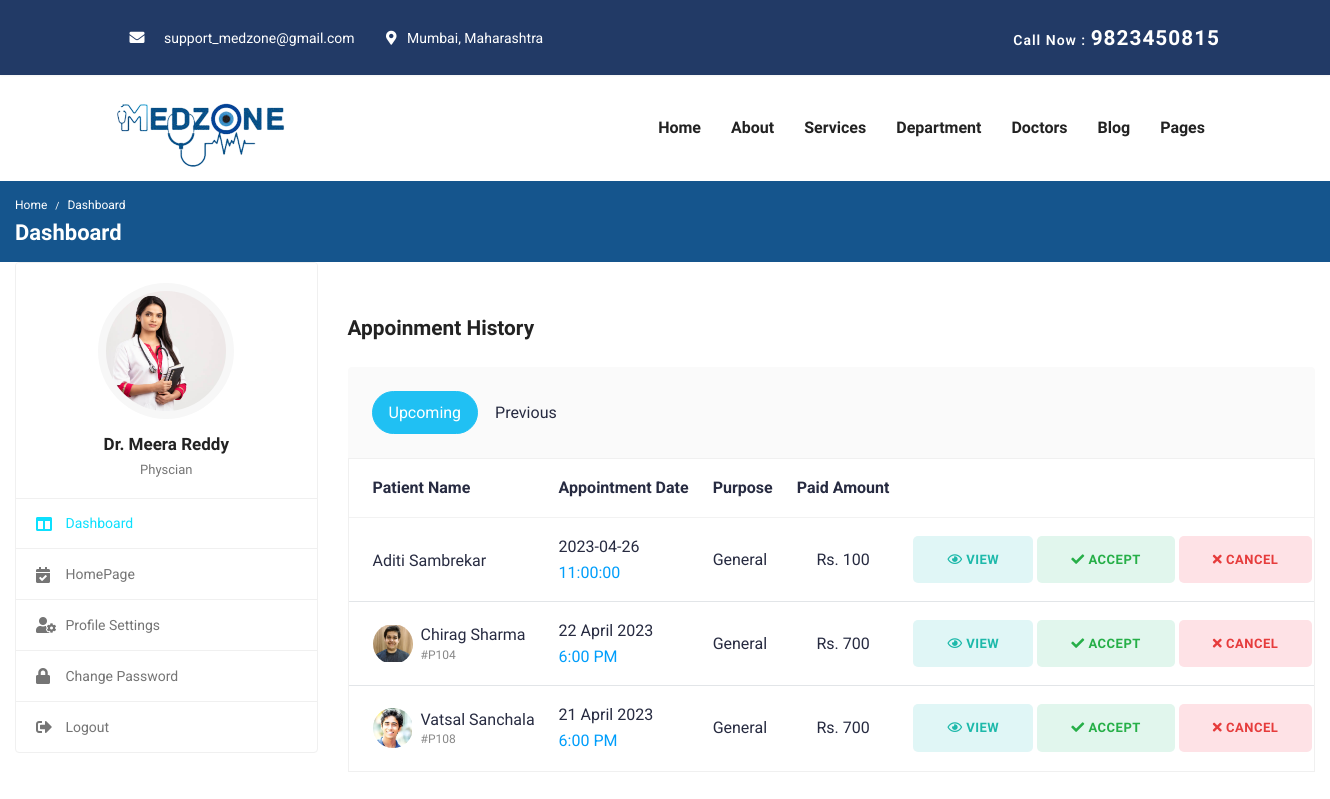
/meera_dash.php, run on an earlier commit of the app's database.
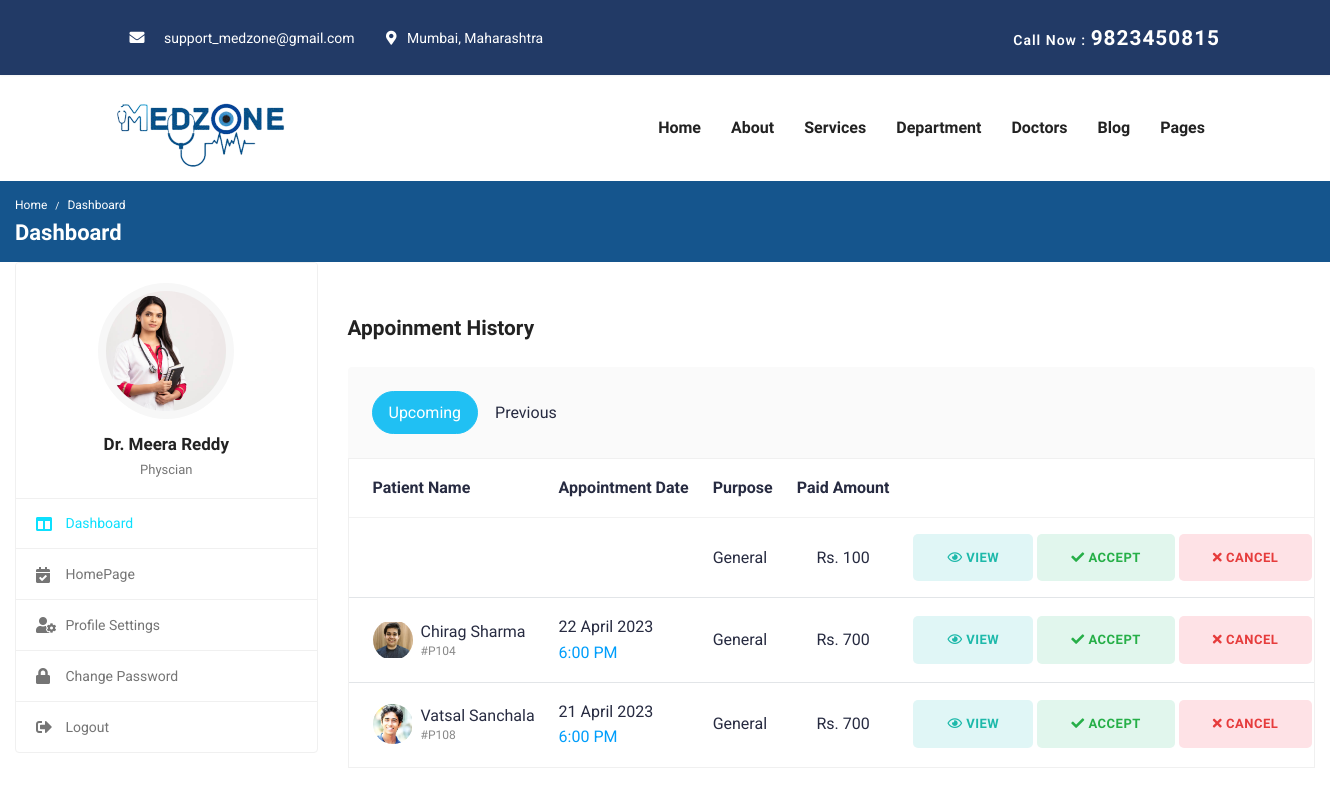
And on a later commit of the database.
### tables this page shows
CREATE TABLE `appointment_details` (
  `id` int(11) NOT NULL,
  `common_symptoms` varchar(100) NOT NULL,
  `doctors` varchar(100) NOT NULL,
  `appointment_date` date DEFAULT NULL,
  `appointment_time` time DEFAULT NULL,
  `first_name` varchar(100) NOT NULL,
  `last_name` varchar(50) NOT NULL,
  `phone` varchar(20) NOT NULL,
  `email` varchar(50) NOT NULL,
  `address` text NOT NULL,
  `patient_age` int(5) DEFAULT NULL,
  `gender` varchar(20) DEFAULT NULL,
  `created_at` timestamp NOT NULL DEFAULT current_timestamp()
);

### meera_dash.php (the view, shortened to what the changed rows need)
<?php
include 'db_conn.php';
$sql = "SELECT * FROM appointment_details WHERE doctors ='Dr.Meera Reddy' ORDER BY id DESC LIMIT 1";
$result = $conn->query($sql);
if ($result) {
  $data = $result -> fetch_array();
?>
<!DOCTYPE html>
<html lang="zxx">
<head>
  <link rel="stylesheet" href="https://use.fontawesome.com/releases/v5.7.0/css/all.css">
  <link rel = "stylesheet" href="https://cdnjs.cloudflare.com/ajax/libs/font-awesome/4.7.0/css/font-awesome.min.css">
  <link rel="stylesheet" href="font-awesome.min.css">
  <link rel="stylesheet" href="all.min.css">
  <link rel="stylesheet" href="bootstrap.min.css">
  <link rel="stylesheet" href="style.css">
</head>
<body id="top">
<header>
	<div class="header-top-bar">
		<div class="container">
			<div class="row align-items-center">
				<div class="col-lg-6">
					<ul class="top-bar-info list-inline-item pl-0 mb-0">
						<li class="list-inline-item"><a href="mailto:support@gmail.com"><i class="fa fa-envelope" style="font-size:15px"></i>support_medzone@gmail.com</a></li>
						<li class="list-inline-item"><i class="fas fa-map-marker-alt"></i> &nbsp; Mumbai, Maharashtra </li>
					</ul>
				</div>
				<div class="col-lg-6">
					<div class="text-lg-right top-right-bar mt-2 mt-lg-0">
						<a href="tel:+23-345-67890" >
							<span>Call Now : </span>
							<span class="h4"> 9823450815						</span>
						</a>
					</div>
				</div>
			</div>
		</div>
	</div>
	<nav class="navbar navbar-expand-lg navigation" id="navbar">
		<div class="container">
		 	 <a class="navbar-brand" href="index.html">
			  	<img src="MedZone.png" alt="" class="img-fluid">
			  </a>
          <div class="collapse navbar-collapse" id="navbarmain">
			<ul class="navbar-nav ml-auto">
			  <li class="nav-item active">
				<a class="nav-link" href="index.html">Home</a>
			  </li>
			   <li class="nav-item"><a class="nav-link" href="about.html">About</a></li>
			    <li class="nav-item"><a class="nav-link" href="service.html">Services</a></li>
			    <li class="nav-item dropdown">
					<a class="nav-link dropdown-toggle" href="department.html" id="dropdown02" data-toggle="dropdown" aria-haspopup="true" aria-expanded="false">Department <i class="icofont-thin-down"></i></a>
			  	</li>
				  <li class="nav-item dropdown">
					<a class="nav-link dropdown-toggle" href="doctor.html" id="dropdown03" data-toggle="dropdown" aria-haspopup="true" aria-expanded="false">Doctors <i class="icofont-thin-down"></i></a>
			  	</li>
			   <li class="nav-item dropdown">
					<a class="nav-link dropdown-toggle" href="blog-sidebar.html" id="dropdown05" data-toggle="dropdown" aria-haspopup="true" aria-expanded="false">Blog <i class="icofont-thin-down"></i></a>
			  	</li>
			   <li class="nav-item dropdown">
					<a class="nav-link dropdown-toggle" href="contact.html" id="dropdown05" data-toggle="dropdown" aria-haspopup="true" aria-expanded="false">Pages <i class="icofont-thin-down"></i></a>
			  	</li>
			</ul>
		  </div>
		</div>
	</nav>
</header>
			<div class="breadcrumb-bar">
				<div class="container-fluid">
					<div class="row align-items-center">
						<div class="col-md-12 col-12">
							<nav aria-label="breadcrumb" class="page-breadcrumb">
								<ol class="breadcrumb">
									<li class="breadcrumb-item"><a href="index.html">Home</a></li>
									<li class="breadcrumb-item active" aria-current="page">Dashboard</li>
								</ol>
							</nav>
							<h2 class="breadcrumb-title">Dashboard</h2>
						</div>
					</div>
				</div>
			</div>
			<div class="content">
				<div class="container-fluid">
					<div class="row">
						<div class="col-md-5 col-lg-4 col-xl-3 theiaStickySidebar">
							<div class="profile-sidebar">
								<div class="widget-profile pro-widget-content">
									<div class="profile-info-widget">
										<a href="#" class="booking-doc-img">
											<img src="img/doc8.jpg" alt="User Image">
										</a>
										<div class="profile-det-info">
											<h3>Dr. Meera Reddy</h3>
											<div class="patient-details">
												<h5 class="mb-0">Physcian</h5>
											</div>
										</div>
									</div>
								</div>
								<div class="dashboard-widget">
									<nav class="dashboard-menu">
										<ul>
											<li class="active">
												<a href="neha_dash.html">
													<i class="fas fa-columns"></i>
													<span>Dashboard</span>
												</a>
											</li>
											<li>
												<a href="index.html">
													<i class="fas fa-calendar-check"></i>
													<span>HomePage</span>
												</a>
											</li>
											<li>
												<a href="doc_prof_settings.html">
													<i class="fas fa-user-cog"></i>
													<span>Profile Settings</span>
												</a>
											</li>
											<li>
												<a href="change-password.html">
													<i class="fas fa-lock"></i>
													<span>Change Password</span>
												</a>
											</li>
											<li>
												<a href="logout.php">
													<i class="fas fa-sign-out-alt"></i>
													<span>Logout</span>
												</a>
											</li>
										</ul>
									</nav>
								</div>
							</div>
						</div>
						<div class="col-md-7 col-lg-8 col-xl-9">
<br><br>
							<div class="row">
								<div class="col-md-12">
									<h4 class="mb-4"> Appoinment History</h4>
									<div class="appointment-tab">
										<ul class="nav nav-tabs nav-tabs-solid nav-tabs-rounded">
											<li class="nav-item">
												<a class="nav-link active" href="#upcoming-appointments" data-toggle="tab">Upcoming</a>
											</li>
											<li class="nav-item">
												<a class="nav-link" href="#previous-appointments" data-toggle="tab">Previous</a>
											</li>
										</ul>
										<div class="tab-content">
											<div class="tab-pane show active" id="upcoming-appointments">
												<div class="card card-table mb-0">
													<div class="card-body">
														<div class="table-responsive">
															<table class="table table-hover table-center mb-0">
																<thead>
																	<tr>
																		<th>Patient Name</th>
																		<th>Appointment Date</th>
																		<th>Purpose</th>
																		<th class="text-center">Paid Amount</th>
																		<th></th>
																	</tr>
																</thead>
																<tbody>
                                                                    <tr>
																		<td>
																			<h2 class="table-avatar">
																				<a href="kanishka.html"><?php echo $data['first_name']; ?>&nbsp<?php echo $data['last_name']; ?></a>
																			</h2>
																		</td>
																		<td><?php echo $data['appointment_date']; ?><span class="d-block text-info"><?php echo $data['appointment_time']; ?></span></td>
																		<td>General</td>
																		<td class="text-center">Rs. 100</td>
																		<td class="text-right">
																			<div class="table-action">
																				<a href="javascript:void(0);" class="btn btn-sm bg-info-light">
																					<i class="far fa-eye"></i> View
																				</a>
																				<a href="javascript:void(0);" class="btn btn-sm bg-success-light">
																					<i class="fas fa-check"></i> Accept
																				</a>
																				<a href="javascript:void(0);" class="btn btn-sm bg-danger-light">
																					<i class="fas fa-times"></i> Cancel
																				</a>
																			</div>
																		</td>
																	</tr>
                                                                    <tr>
																		<td>
																			<h2 class="table-avatar">
																				<a href="chirag.html" class="avatar avatar-sm mr-2"><img class="avatar-img rounded-circle" src="chirag.jpeg" alt="User Image"></a>
																				<a href="chirag.html">Chirag Sharma<span>#P104</span></a>
																			</h2>
																		</td>
																		<td>22 April 2023<span class="d-block text-info">6:00 PM</span></td>
																		<td>General</td>
																		<td class="text-center">Rs. 700</td>
																		<td class="text-right">
																			<div class="table-action">
																				<a href="javascript:void(0);" class="btn btn-sm bg-info-light">
																					<i class="far fa-eye"></i> View
																				</a>
																				<a href="javascript:void(0);" class="btn btn-sm bg-success-light">
																					<i class="fas fa-check"></i> Accept
																				</a>
																				<a href="javascript:void(0);" class="btn btn-sm bg-danger-light">
																					<i class="fas fa-times"></i> Cancel
																				</a>
																			</div>
																		</td>
																	</tr>
                                                                    <tr>
																		<td>
																			<h2 class="table-avatar">
																				<a href="vatsal.html" class="avatar avatar-sm mr-2"><img class="avatar-img rounded-circle" src="pat4.jpeg" alt="User Image"></a>
																				<a href="vatsal.html">Vatsal Sanchala<span>#P108</span></a>
																			</h2>
																		</td>
																		<td>21 April 2023<span class="d-block text-info">6:00 PM</span></td>
																		<td>General</td>
																		<td class="text-center">Rs. 700</td>
																		<td class="text-right">
																			<div class="table-action">
																				<a href="javascript:void(0);" class="btn btn-sm bg-info-light">
																					<i class="far fa-eye"></i> View
																				</a>
																				<a href="javascript:void(0);" class="btn btn-sm bg-success-light">
																					<i class="fas fa-check"></i> Accept
																				</a>
																				<a href="javascript:void(0);" class="btn btn-sm bg-danger-light">
																					<i class="fas fa-times"></i> Cancel
																				</a>
																			</div>
																		</td>
																	</tr>
																</tbody>
															</table>
														</div>
													</div>
												</div>
											</div>
						</div>
					</div>
				</div>
			</div>
</body>
</html>
<?php } ?>

What changed in the data, as far as the page shows it:
removed appointment_details: first_name "Aditi", last_name "Sambrekar", appointment_date "2023-04-26", appointment_time "11:00:00"
